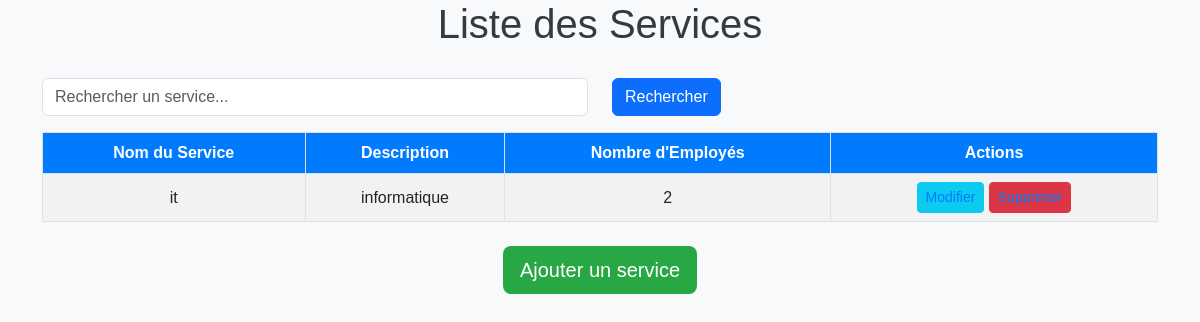
Page /services/ on the committed database.
### admin_rh/models.py (models this page shows, shortened)
class Service(models.Model):
    nom_service = models.CharField(max_length=50)
    description = models.CharField(max_length=50)

### admin_rh/views.py (the view)
# urls.py: path('services/',views.nbr_emp_par_service,name='serviceList'),
def nbr_emp_par_service(request):
    emp=Service.objects.annotate(nbr_employe=Count('rel_emp'))
    return render(request,'testservice.html',{'services':emp})

### admin_rh/templates/testservice.html (shortened to what this page needs)
<!DOCTYPE html>
<html lang="fr">
<head>
    <link href="https://cdn.jsdelivr.net/npm/bootstrap@5.3.0-alpha1/dist/css/bootstrap.min.css" rel="stylesheet">
</head>
<body>
    <h1>Liste des Services</h1>
    <div class="container">
        <form method="GET" action="{% url 'rechercherService' %}">
            <div class="row mb-3">
                <div class="col-md-6">
                    <input type="text" class="form-control" name="search" placeholder="Rechercher un service..." value="{{ request.GET.search }}">
                </div>
                <div class="col-md-3">
                    <button type="submit" class="btn btn-primary">Rechercher</button>
                </div>
            </div>
        </form>
        <table class="table table-striped table-hover">
            <thead>
                <tr>
                    <th>Nom du Service</th>
                    <th>Description</th>
                    <th>Nombre d'Employés</th>
                    <th>Actions</th>
                </tr>
            </thead>
            <tbody>
                {% for service in services %}
                    <tr>
                        <td>{{ service.nom_service }}</td>
                        <td>{{ service.description }}</td>
                        <td>{{ service.nbr_employe }}</td>
                        <td>
                            <a href="{% url 'modifierService' service.id %}" class="btn btn-info btn-sm">Modifier</a>
                            <a href="{% url 'supprimerService' service.id %}" class="btn btn-danger btn-sm">Supprimer</a>
                        </td>
                    </tr>
                {% endfor %}
            </tbody>
        </table>
        <div class="text-center mt-4">
            <a href="{% url 'ajouterService' %}" class="btn btn-custom btn-lg">Ajouter un service</a>
        </div>
    </div>
</body>
</html>

### admin_rh/templates/testservice.html (style rules this page uses)
body { background-color: #f8f9fa; font-family: Arial, sans-serif; }
h1 { margin-bottom: 30px; color: #343a40; text-align: center; font-size: 2.5rem; }
table { margin: 0 auto; width: 90%; }
th, td { text-align: center; vertical-align: middle; }
.table th, .table td { border: 1px solid #dee2e6; }
.table th { background-color: #007bff; color: white; }
.table td a { text-decoration: none; color: #007bff; }
.btn-custom { background-color: #28a745; color: white; }

### rows in the picture
Service: nom_service "it", description "informatique", nbr_employe "2"
